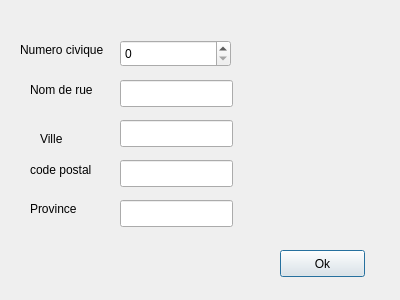
<?xml version="1.0" encoding="UTF-8"?>
<ui version="4.0">
 <class>SaisieAdresseClass</class>
 <widget class="QDialog" name="SaisieAdresseClass">
  <property name="geometry">
   <rect>
    <x>0</x>
    <y>0</y>
    <width>400</width>
    <height>300</height>
   </rect>
  </property>
  <property name="windowTitle">
   <string>SaisieAdresse</string>
  </property>
  <widget class="QLineEdit" name="lineEdit_nomrue">
   <property name="geometry">
    <rect>
     <x>120</x>
     <y>80</y>
     <width>113</width>
     <height>27</height>
    </rect>
   </property>
  </widget>
  <widget class="QLineEdit" name="lineEdit_ville">
   <property name="geometry">
    <rect>
     <x>120</x>
     <y>120</y>
     <width>113</width>
     <height>27</height>
    </rect>
   </property>
  </widget>
  <widget class="QLineEdit" name="lineEdit_code">
   <property name="geometry">
    <rect>
     <x>120</x>
     <y>160</y>
     <width>113</width>
     <height>27</height>
    </rect>
   </property>
  </widget>
  <widget class="QLabel" name="label">
   <property name="geometry">
    <rect>
     <x>20</x>
     <y>40</y>
     <width>91</width>
     <height>20</height>
    </rect>
   </property>
   <property name="text">
    <string>Numero civique</string>
   </property>
  </widget>
  <widget class="QLabel" name="label_2">
   <property name="geometry">
    <rect>
     <x>30</x>
     <y>80</y>
     <width>71</width>
     <height>20</height>
    </rect>
   </property>
   <property name="text">
    <string>Nom de rue</string>
   </property>
  </widget>
  <widget class="QLabel" name="label_3">
   <property name="geometry">
    <rect>
     <x>40</x>
     <y>130</y>
     <width>55</width>
     <height>17</height>
    </rect>
   </property>
   <property name="text">
    <string>Ville</string>
   </property>
  </widget>
  <widget class="QLabel" name="label_4">
   <property name="geometry">
    <rect>
     <x>30</x>
     <y>160</y>
     <width>81</width>
     <height>20</height>
    </rect>
   </property>
   <property name="text">
    <string>code postal</string>
   </property>
  </widget>
  <widget class="QLineEdit" name="lineEdit_prov">
   <property name="geometry">
    <rect>
     <x>120</x>
     <y>200</y>
     <width>113</width>
     <height>27</height>
    </rect>
   </property>
  </widget>
  <widget class="QLabel" name="label_5">
   <property name="geometry">
    <rect>
     <x>30</x>
     <y>200</y>
     <width>55</width>
     <height>17</height>
    </rect>
   </property>
   <property name="text">
    <string>Province</string>
   </property>
  </widget>
  <widget class="QPushButton" name="pushButton_okAd">
   <property name="geometry">
    <rect>
     <x>280</x>
     <y>250</y>
     <width>85</width>
     <height>27</height>
    </rect>
   </property>
   <property name="text">
    <string>Ok</string>
   </property>
  </widget>
  <widget class="QSpinBox" name="spinBox_numrue">
   <property name="geometry">
    <rect>
     <x>120</x>
     <y>40</y>
     <width>111</width>
     <height>27</height>
    </rect>
   </property>
   <property name="maximum">
    <number>10000</number>
   </property>
  </widget>
 </widget>
 <layoutdefault spacing="6" margin="11"/>
 <resources/>
 <connections/>
</ui>
